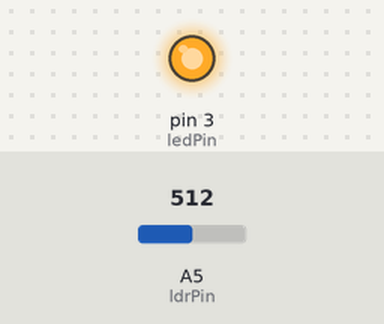
Recording of a sketch running on a simulated Arduino Uno, built with avr-gcc and run on an emulated ATmega328P. Parts: output pins drawn as LEDs (lit = HIGH). Inputs (shaded band) come from the test bench; at power-on: A5 (ldrPin) = 512.

Above: at 1.2 s.
1.3 s: A5 (ldrPin) set to 310
2.8 s: A5 (ldrPin) set to 281
At 4.0 s:
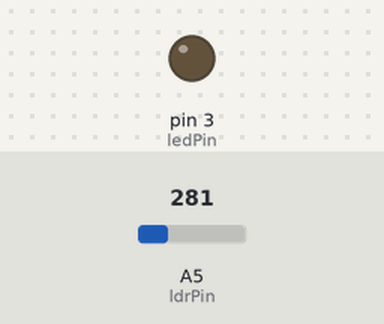
4.3 s: A5 (ldrPin) set to 306
At 5.4 s:
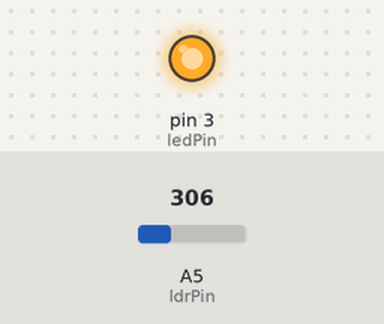
5.8 s: A5 (ldrPin) set to 290
At 6.6 s:
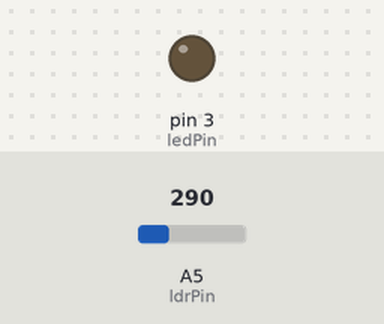
Timing chart, 0 to 8.3 s (numbered marks = the images above; inputs shaded):
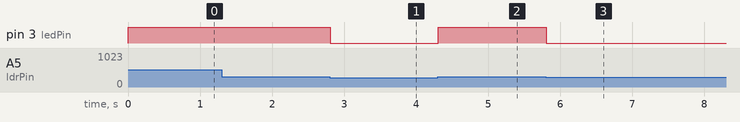

The sketch:

ldr.ino
```cpp
const int ledPin = 3;   //Define a entrada do led como o pino 3
const int ldrPin = A5;  //Define a entrada do sensor de luminosidade como a entrada analoga 5 (mínima ideia da diferença da entrada analoga
                        //pra entrada normal)
int lrdValue = 0;       //Variável pra calcular a luminosidade usando o sensor

void setup() {
  pinMode(ledPin, OUTPUT); //Define o led como output
  Serial.begin(9600);      //Inicia a comunicação com o computador
}

void loop() {
  lrdValue = analogRead(ldrPin);  //Lê os valores vindos do sensor e coloca eles no `lrdValue`

  if(lrdValue >= 300){
    digitalWrite(ledPin, HIGH);   //Se a luminosidade for maior que 300, acender o led
  }
  else{
    digitalWrite(ledPin, LOW);    //Se não, deixar o led apagado
  }

  delay(100);                     //Delay de 100ms, porque? não sei
}
```

Measured:
- the behaviour switches between 300 and 299 on A5 (ldrPin) (found by bisection; images 0 and 1)
- after the input at 1.3 s, every drawn part: stays the same
- after the input at 2.8 s, pin 3 (ledPin): HIGH → LOW at once
- after the input at 4.3 s, pin 3 (ledPin): LOW → HIGH at once
- after the input at 5.8 s, pin 3 (ledPin): HIGH → LOW at once
